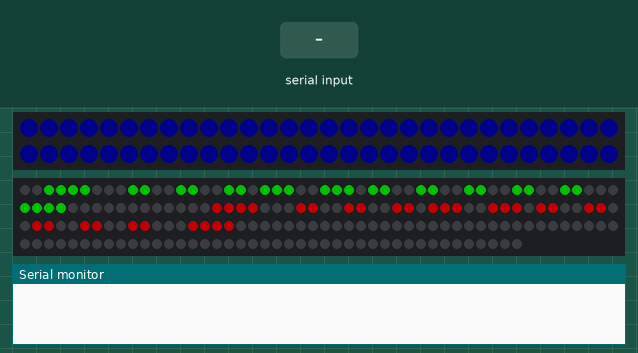
This program was run on a simulated ESP32. Parts: 60 RGB LEDs in strip order, left to right, continuing on the next row, 192 RGB LEDs in strip order, left to right, continuing on the next row, the last lines printed to the serial monitor. The test bench sets the inputs (shaded band). Dim RGB values are drawn brighter than linear; nothing arrives over Bluetooth unless stated.

Above: at 1.2 s.
1.3 s: "R\n" received over the second serial link
At 2.3 s:
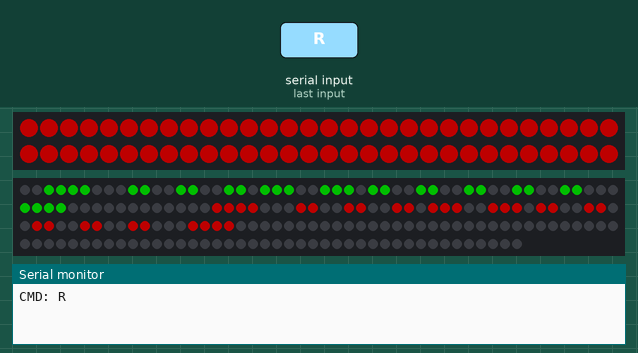
2.8 s: "G\n" received over the second serial link
At 3.6 s:
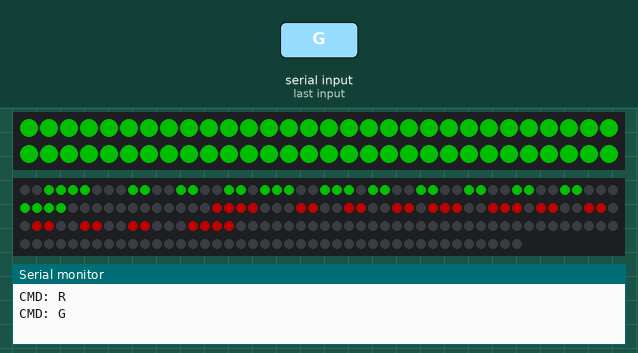
4.3 s: "HYPE\n" received over the second serial link
At 4.45 s:
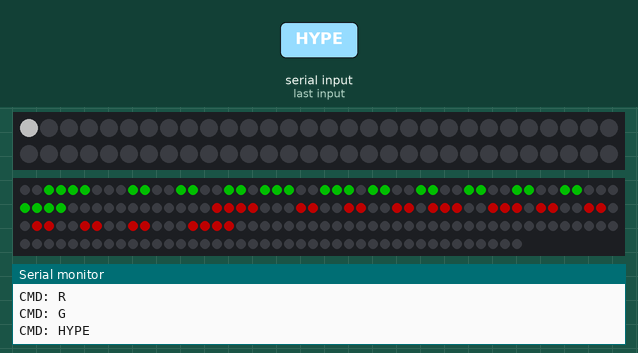
6.7 s: "IDLE\n" received over the second serial link
At 7.54 s:
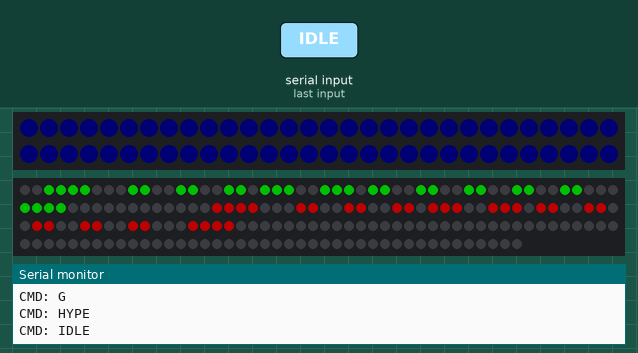
8.2 s: "B\n" received over the second serial link
Timing chart, 0 to 10.7 s (numbered marks = the images above; inputs shaded):
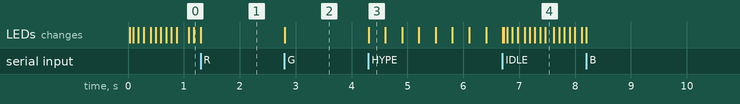

Measured:
- after the input at 1.3 s, the LEDs: change at once (image 1)
- after the input at 2.8 s, the LEDs: change at once (image 2)
- after the input at 4.3 s, the LEDs: change at once (image 3)
- after the input at 6.7 s, the LEDs: first differ from a run without the input at once (image 4 shows a later state)

The program:

main.cpp
```cpp
#include <BluetoothSerial.h>
#include <Adafruit_NeoPixel.h>

/* ====== CONFIG ====== */
#define STRIP_PIN      26
#define STRIP_COUNT    60

#define MATRIX_PIN     27
#define MATRIX_COUNT   192   // 3 matrices 8x8

#define BRIGHTNESS     80

BluetoothSerial SerialBT;

/* ====== LED OBJECTS ====== */
Adafruit_NeoPixel strip(STRIP_COUNT, STRIP_PIN, NEO_GRB + NEO_KHZ800);
Adafruit_NeoPixel matrix(MATRIX_COUNT, MATRIX_PIN, NEO_GRB + NEO_KHZ800);

/* ====== EFFECTS ====== */
enum Effect {
  IDLE,
  R,
  G,
  B,
  HYPE
};

Effect currentEffect = IDLE;

unsigned long lastUpdate = 0;
int stepIndex = 0;

/* ====== SCORES ====== */
int scoreP1 = 0;
int scoreP2 = 0;

/* ====== DIGITS 8x8 (0–9) ====== */
const uint8_t digits[10][8] = {
  {0x3C,0x66,0x6E,0x76,0x66,0x66,0x3C,0x00}, //0
  {0x18,0x38,0x18,0x18,0x18,0x18,0x3C,0x00}, //1
  {0x3C,0x66,0x06,0x0C,0x30,0x60,0x7E,0x00}, //2
  {0x3C,0x66,0x06,0x1C,0x06,0x66,0x3C,0x00}, //3
  {0x0C,0x1C,0x3C,0x6C,0x7E,0x0C,0x0C,0x00}, //4
  {0x7E,0x60,0x7C,0x06,0x06,0x66,0x3C,0x00}, //5
  {0x1C,0x30,0x60,0x7C,0x66,0x66,0x3C,0x00}, //6
  {0x7E,0x66,0x06,0x0C,0x18,0x18,0x18,0x00}, //7
  {0x3C,0x66,0x66,0x3C,0x66,0x66,0x3C,0x00}, //8
  {0x3C,0x66,0x66,0x3E,0x06,0x0C,0x38,0x00}  //9
};

/* ====== UTILS ====== */
void showColor(uint8_t r, uint8_t g, uint8_t b) {
  for (int i = 0; i < STRIP_COUNT; i++) {
    strip.setPixelColor(i, r, g, b);
  }
  strip.show();
}

/* ====== STRIP EFFECTS ====== */
void effectIdle() {
  static int dir = 1;
  static int val = 10;

  val += dir;
  if (val > 40 || val < 5) dir *= -1;

  showColor(0, 0, val);
}

void effectRed()   { showColor(255, 0, 0); }
void effectGreen() { showColor(0, 255, 0); }
void effectBlue()  { showColor(0, 0, 255); }

void effectHype() {
  strip.clear();
  strip.setPixelColor(stepIndex, 255, 255, 255);
  strip.show();

  stepIndex++;
  if (stepIndex >= STRIP_COUNT) stepIndex = 0;
}

/* ====== MATRIX ====== */
void clearMatrix(int offset) {
  for (int i = 0; i < 64; i++) {
    matrix.setPixelColor(offset + i, 0);
  }
}

void drawDigit(int digit, int offset, uint32_t color) {
  if (digit < 0 || digit > 9) return;

  clearMatrix(offset);

  for (int y = 0; y < 8; y++) {
    for (int x = 0; x < 8; x++) {
      if (digits[digit][y] & (1 << (7 - x))) {
        int i = offset + y * 8 + x;
        matrix.setPixelColor(i, color);
      }
    }
  }
}

void updateScores() {
  drawDigit(scoreP1, 0,   matrix.Color(0, 255, 0));   // matrice 1
  drawDigit(scoreP2, 64,  matrix.Color(255, 0, 0));   // matrice 2
  matrix.show();
}

/* ====== RUN EFFECT ====== */
void runEffect() {
  unsigned long now = millis();

  switch (currentEffect) {
    case IDLE:
      if (now - lastUpdate > 30) {
        lastUpdate = now;
        effectIdle();
      }
      break;

    case R:
      effectRed();
      break;

    case G:
      effectGreen();
      break;

    case B:
      effectBlue();
      break;

    case HYPE:
      if (now - lastUpdate > 20) {
        lastUpdate = now;
        effectHype();
      }
      break;
  }
}

/* ====== SETUP ====== */
void setup() {
  Serial.begin(115200);
  SerialBT.begin("ARENA_LED");

  strip.begin();
  strip.setBrightness(BRIGHTNESS);
  strip.show();

  matrix.begin();
  matrix.setBrightness(BRIGHTNESS);
  matrix.show();

  updateScores();
}

/* ====== LOOP ====== */
void loop() {
  if (SerialBT.available()) {
    String cmd = SerialBT.readStringUntil('\n');
    cmd.trim();

    if (cmd == "IDLE") currentEffect = IDLE;
    else if (cmd == "R") currentEffect = R;
    else if (cmd == "G") currentEffect = G;
    else if (cmd == "B") currentEffect = B;
    else if (cmd == "HYPE") currentEffect = HYPE;

    else if (cmd.startsWith("P1")) {
      scoreP1 = cmd.substring(2).toInt();
      updateScores();
    }
    else if (cmd.startsWith("P2")) {
      scoreP2 = cmd.substring(2).toInt();
      updateScores();
    }

    Serial.println("CMD: " + cmd);
  }

  runEffect();
}
```
